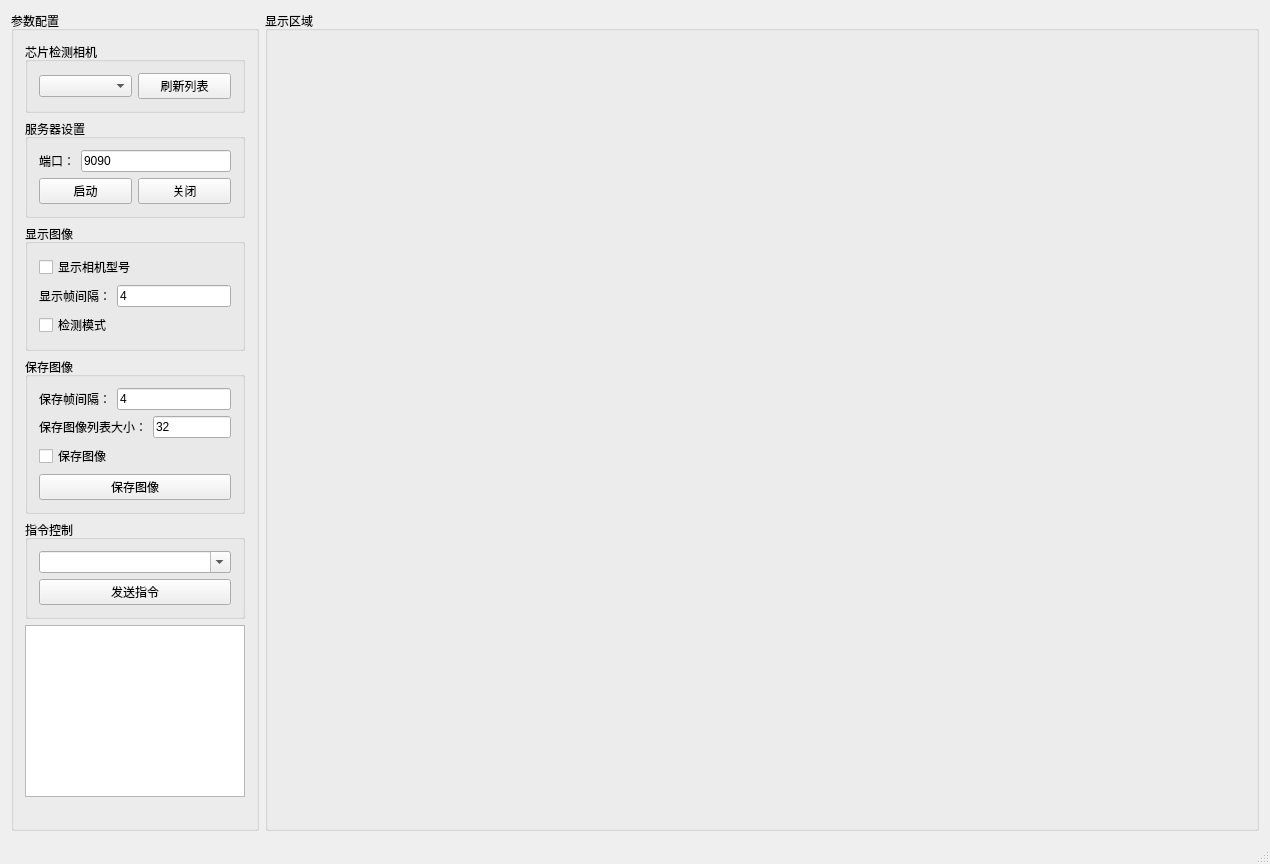
<?xml version="1.0" encoding="UTF-8"?>
<ui version="4.0">
 <class>MainWindow</class>
 <widget class="QMainWindow" name="MainWindow">
  <property name="geometry">
   <rect>
    <x>0</x>
    <y>0</y>
    <width>1270</width>
    <height>864</height>
   </rect>
  </property>
  <property name="minimumSize">
   <size>
    <width>0</width>
    <height>0</height>
   </size>
  </property>
  <property name="maximumSize">
   <size>
    <width>16777215</width>
    <height>16777215</height>
   </size>
  </property>
  <property name="windowTitle">
   <string>编带机芯片检测系统</string>
  </property>
  <widget class="QWidget" name="centralWidget">
   <property name="font">
    <font>
     <family>Microsoft YaHei UI</family>
     <pointsize>9</pointsize>
    </font>
   </property>
   <layout class="QHBoxLayout" name="horizontalLayout_8" stretch="1,4">
    <item>
     <widget class="QGroupBox" name="groupBox_5">
      <property name="title">
       <string>参数配置</string>
      </property>
      <layout class="QVBoxLayout" name="verticalLayout_3">
       <item>
        <widget class="QGroupBox" name="groupBox">
         <property name="sizePolicy">
          <sizepolicy hsizetype="Preferred" vsizetype="Preferred">
           <horstretch>0</horstretch>
           <verstretch>0</verstretch>
          </sizepolicy>
         </property>
         <property name="title">
          <string>芯片检测相机</string>
         </property>
         <layout class="QVBoxLayout" name="verticalLayout_5">
          <item>
           <layout class="QHBoxLayout" name="horizontalLayout">
            <item>
             <widget class="QComboBox" name="cB_DeviceList"/>
            </item>
            <item>
             <widget class="QPushButton" name="pB_refreshDeviceList">
              <property name="text">
               <string>刷新列表</string>
              </property>
             </widget>
            </item>
           </layout>
          </item>
         </layout>
        </widget>
       </item>
       <item>
        <widget class="QGroupBox" name="groupBox_2">
         <property name="title">
          <string>服务器设置</string>
         </property>
         <layout class="QVBoxLayout" name="verticalLayout_4">
          <item>
           <layout class="QHBoxLayout" name="horizontalLayout_3">
            <item>
             <widget class="QLabel" name="label">
              <property name="text">
               <string>端口：</string>
              </property>
             </widget>
            </item>
            <item>
             <widget class="QLineEdit" name="lE_Port">
              <property name="text">
               <string>9090</string>
              </property>
             </widget>
            </item>
           </layout>
          </item>
          <item>
           <layout class="QHBoxLayout" name="horizontalLayout_4">
            <item>
             <widget class="QPushButton" name="pB_StartServer">
              <property name="text">
               <string>启动</string>
              </property>
             </widget>
            </item>
            <item>
             <widget class="QPushButton" name="pB_StopServer">
              <property name="text">
               <string>关闭</string>
              </property>
             </widget>
            </item>
           </layout>
          </item>
         </layout>
        </widget>
       </item>
       <item>
        <widget class="QGroupBox" name="groupBox_3">
         <property name="title">
          <string>显示图像</string>
         </property>
         <layout class="QVBoxLayout" name="verticalLayout">
          <item>
           <widget class="QCheckBox" name="ckB_ShowDeviceSN">
            <property name="text">
             <string>显示相机型号</string>
            </property>
           </widget>
          </item>
          <item>
           <layout class="QHBoxLayout" name="horizontalLayout_5">
            <item>
             <widget class="QLabel" name="label_2">
              <property name="text">
               <string>显示帧间隔：</string>
              </property>
             </widget>
            </item>
            <item>
             <widget class="QLineEdit" name="lE_ShowFrameInterval">
              <property name="text">
               <string>4</string>
              </property>
             </widget>
            </item>
           </layout>
          </item>
          <item>
           <widget class="QCheckBox" name="ckB_TestMode">
            <property name="text">
             <string>检测模式</string>
            </property>
            <property name="checked">
             <bool>false</bool>
            </property>
           </widget>
          </item>
         </layout>
        </widget>
       </item>
       <item>
        <widget class="QGroupBox" name="groupBox_4">
         <property name="title">
          <string>保存图像</string>
         </property>
         <layout class="QVBoxLayout" name="verticalLayout_2">
          <item>
           <layout class="QHBoxLayout" name="horizontalLayout_6">
            <item>
             <widget class="QLabel" name="label_3">
              <property name="text">
               <string>保存帧间隔：</string>
              </property>
             </widget>
            </item>
            <item>
             <widget class="QLineEdit" name="lE_SaveFrameInterval">
              <property name="text">
               <string>4</string>
              </property>
             </widget>
            </item>
           </layout>
          </item>
          <item>
           <layout class="QHBoxLayout" name="horizontalLayout_10">
            <item>
             <widget class="QLabel" name="label_4">
              <property name="text">
               <string>保存图像列表大小：</string>
              </property>
             </widget>
            </item>
            <item>
             <widget class="QLineEdit" name="lE_SaveFileNameListSize">
              <property name="text">
               <string>32</string>
              </property>
             </widget>
            </item>
           </layout>
          </item>
          <item>
           <widget class="QCheckBox" name="ckB_SaveImage">
            <property name="text">
             <string>保存图像</string>
            </property>
           </widget>
          </item>
          <item>
           <widget class="QPushButton" name="pushButton_SaveImage">
            <property name="text">
             <string>保存图像</string>
            </property>
           </widget>
          </item>
         </layout>
        </widget>
       </item>
       <item>
        <widget class="QGroupBox" name="groupBox_7">
         <property name="title">
          <string>指令控制</string>
         </property>
         <layout class="QVBoxLayout" name="verticalLayout_6">
          <item>
           <widget class="QComboBox" name="comboBox_Command">
            <property name="editable">
             <bool>true</bool>
            </property>
           </widget>
          </item>
          <item>
           <widget class="QPushButton" name="pushButton_SendCommand">
            <property name="text">
             <string>发送指令</string>
            </property>
           </widget>
          </item>
         </layout>
        </widget>
       </item>
       <item>
        <widget class="QTextEdit" name="textEdit_LogWindow"/>
       </item>
       <item>
        <spacer name="verticalSpacer">
         <property name="orientation">
          <enum>Qt::Vertical</enum>
         </property>
         <property name="sizeHint" stdset="0">
          <size>
           <width>20</width>
           <height>40</height>
          </size>
         </property>
        </spacer>
       </item>
      </layout>
     </widget>
    </item>
    <item>
     <widget class="QGroupBox" name="groupBox_6">
      <property name="title">
       <string>显示区域</string>
      </property>
      <layout class="QHBoxLayout" name="horizontalLayout_2">
       <item>
        <widget class="CGXBitmap" name="bitMap_LCam" native="true"/>
       </item>
       <item>
        <widget class="CGXBitmap" name="bitMap_RCam" native="true"/>
       </item>
      </layout>
     </widget>
    </item>
   </layout>
  </widget>
  <widget class="QStatusBar" name="statusBar"/>
 </widget>
 <layoutdefault spacing="6" margin="11"/>
 <customwidgets>
  <customwidget>
   <class>CGXBitmap</class>
   <extends>QWidget</extends>
   <header location="global">cgxbitmap.h</header>
   <container>1</container>
  </customwidget>
 </customwidgets>
 <resources/>
 <connections/>
</ui>
